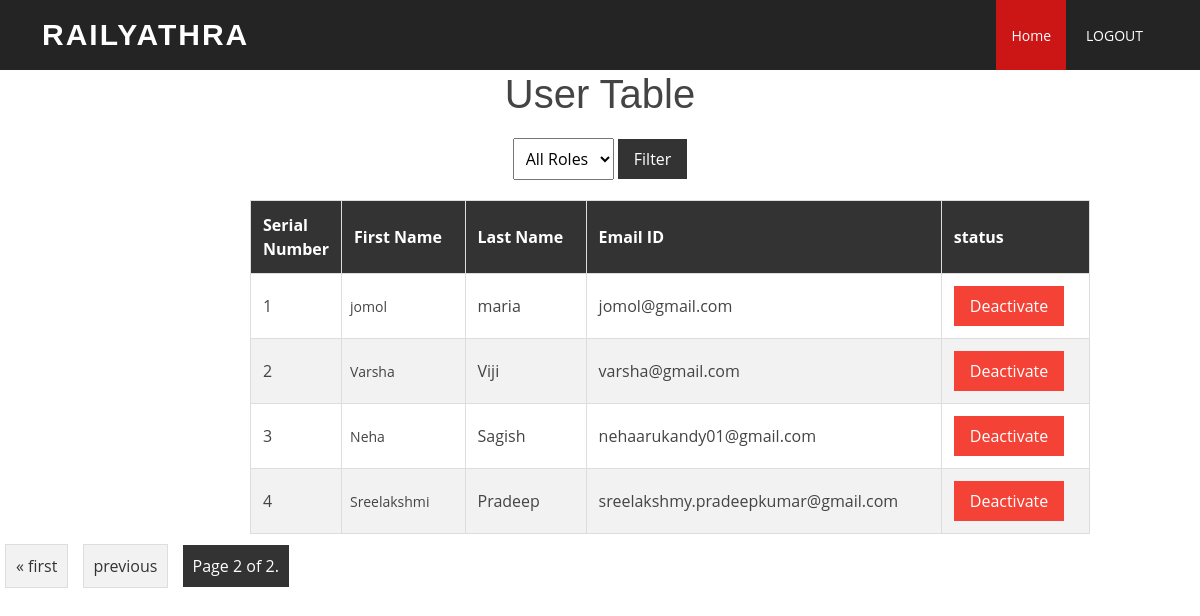
The app's page /userview/?page=2, older data.
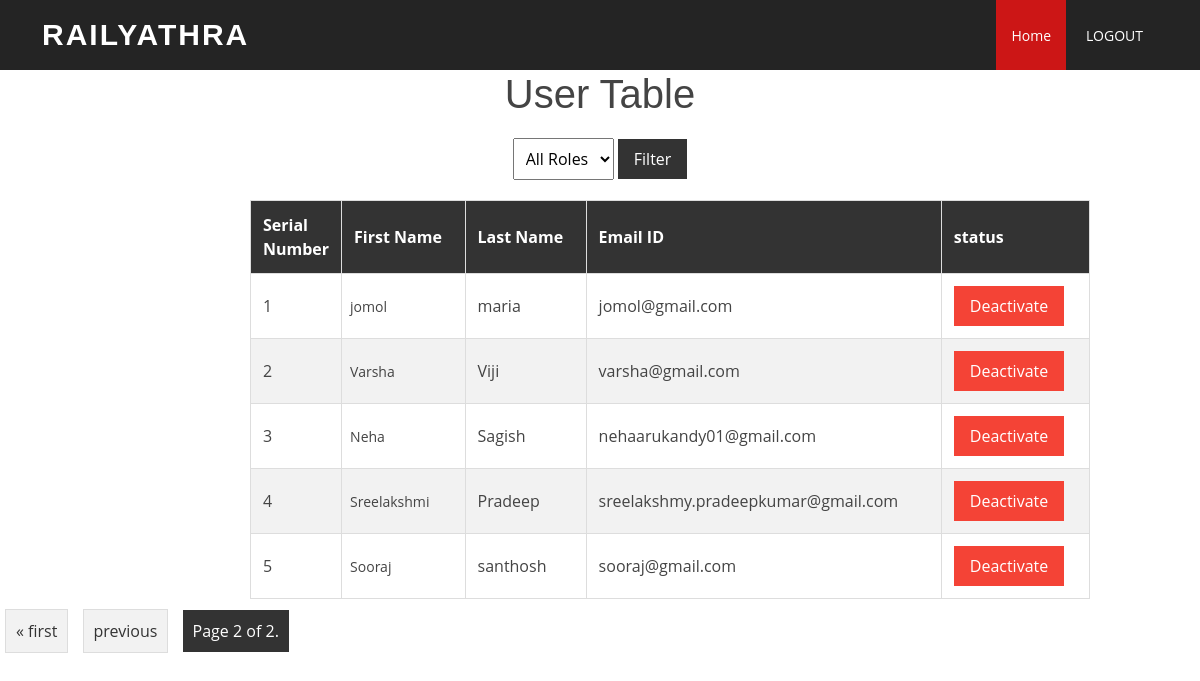
The same page, newer data.
### myApp/models.py (models this page shows)
class User(AbstractUser):
    class Role(models.TextChoices):
        ADMIN="ADMIN",'ADMIN'
        USER="USER",'User'
    role = models.CharField(max_length=50,choices=Role.choices)

### myApp/views.py (the view)
# urls.py: path('userview/',views.userview,name='userview'),
def userview(request):
    role_filter = request.GET.get('role')
    users = User.objects.filter(~Q(is_superuser=True))  # Exclude superusers by default
    if role_filter:
        users = users.filter(role=role_filter)
    page = request.GET.get('page', 1)
    paginator = Paginator(users, 10)  # Change 10 to the number of users per page you want
    try:
        users = paginator.page(page)
    except PageNotAnInteger:
        users = paginator.page(1)
    except EmptyPage:
        users = paginator.page(paginator.num_pages)
    context = {'User_profiles': users, 'role_filter': role_filter}
    return render(request, 'userview.html', context)

### templates/userview.html (shortened to what this page needs)
{% load static %}
<!DOCTYPE html>
<html lang="en">
<head>
  <link href="{% static '/vendor/aos/aos.css' %}" rel="stylesheet">
  <link href="{% static '/vendor/bootstrap/css/bootstrap.min.css' %}" rel="stylesheet">
  <link href="{% static '/vendor/bootstrap-icons/bootstrap-icons.css' %}" rel="stylesheet">
  <link href="{% static '/vendor/boxicons/css/boxicons.min.css' %}" rel="stylesheet">
  <link href="{% static '/vendor/glightbox/css/glightbox.min.css' %}" rel="stylesheet">
  <link href="{% static '/vendor/swiper/swiper-bundle.min.css' %}" rel="stylesheet">
  <link href="{% static '/css/style.css' %}" rel="stylesheet">
  <link href="{% static '/css/style.css' %}" rel="stylesheet">
</head>
<body>
  <header id="header" class="d-flex align-items-center">
    <div class="container d-flex align-items-center justify-content-between">
      <h1 class="logo"><a href="index.html">RAILYATHRA</a></h1>
      <nav id="navbar" class="navbar">
        <ul>
          <li><a class="nav-link scrollto active" href="{% url 'dashboard' %}">Home</a></li>
          <li><a class="nav-link scrollto" href="{% url 'handlelogout' %}"  id= "logout-link" class="btn btn-primary">LOGOUT</a></li>
        </ul>
      </nav>
    </div>
  </header>
<div><center>
    <h1>User Table</h1></center>
    <form action="{% url 'userview' %}" method="GET">
    <div class="filter-container">
        <select id="roleFilter" name="role">
            <option value="">All Roles</option>
        </select>
        <button id="filterButton" type="submit">Filter</button>
    </form>
    </div>
    <table>
        <tr>
            <th>Serial Number</th>
            <th>First Name</th>
            <th>Last Name</th>
            <th>Email ID</th>
            <th>status</th>
        </tr>
        <tbody>
            {% for Users in User_profiles %}
                {% if not Users.is_superuser %}
                    <tr>
                        <td class="serial-number">{{ forloop.counter }}</td>
                        <td>{{ Users.first_name }}</td>
                        <td>{{ Users.last_name }}</td>
                        <td>{{ Users.email }}</td>
                        <td>{% if Users.is_active %}
                            <form method="post" action="{% url 'deactivate_user' Users.id %}">
                                <button type="submit" class="deactivate-button">Deactivate</button>
                            </form>
                        {% else %}
                            <form method="post" action="{% url 'activate_user' Users.id %}">
                                {% csrf_token %}
                                <button type="submit" class="activate-button">Activate</button>
                            </form>
                        {% endif %}
                        </td>
                    </tr>
                {% endif %}
            {% endfor %}
        </tbody>
    </table>
<div class="pagination">
    <span class="step-links">
        {% if User_profiles.has_previous %}
            <a href="?page=1">&laquo; first</a>
            <a href="?page={{ User_profiles.previous_page_number }}">previous</a>
        {% endif %}
        <span class="current">
            Page {{ User_profiles.number }} of {{ User_profiles.paginator.num_pages }}.
        </span>
    </span>
</div>

Row changes from the older to the newer data that the page shows:
added User: first_name "Sooraj", last_name "santhosh", email "sooraj@gmail.com", is_active "Deactivate"
